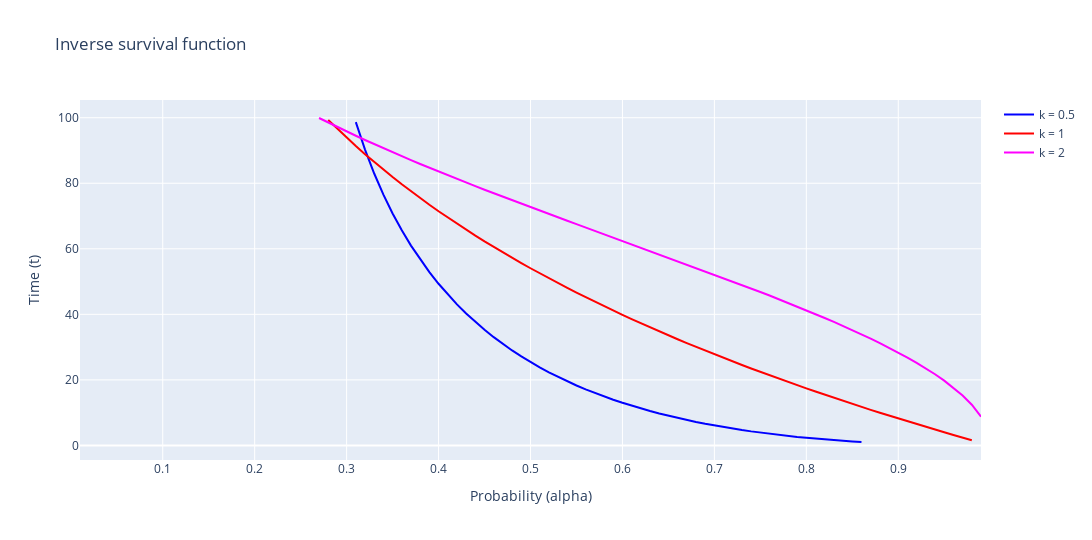

Source (notebook cell):
### Markdown cell above
#### Plotting

### Code cell
# @title Inverse survivability plot
plot(x_values, x_values, x_values, y_t_05, y_t_1, y_t_2, "Probability (alpha)", "Time (t)", "Inverse survival function")
